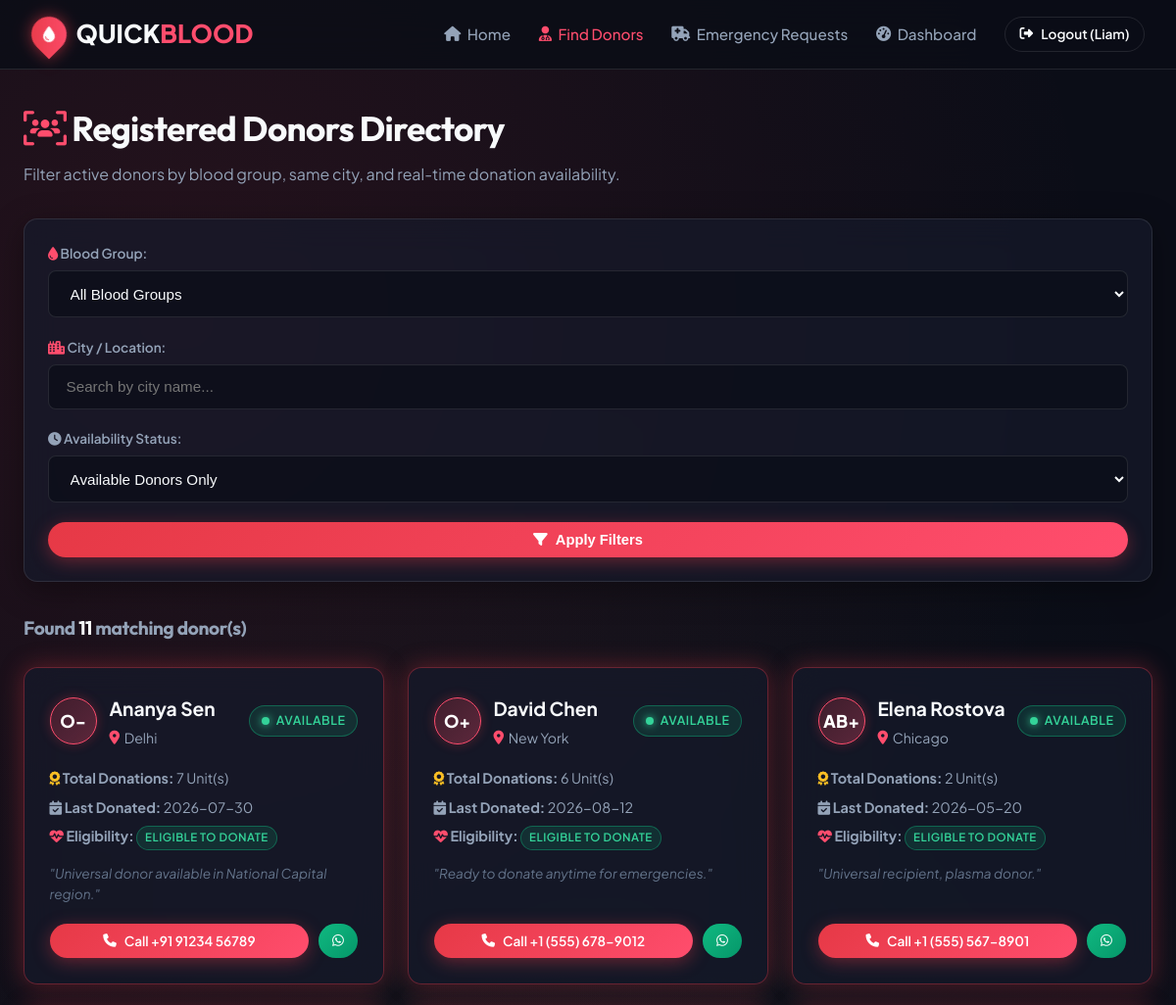
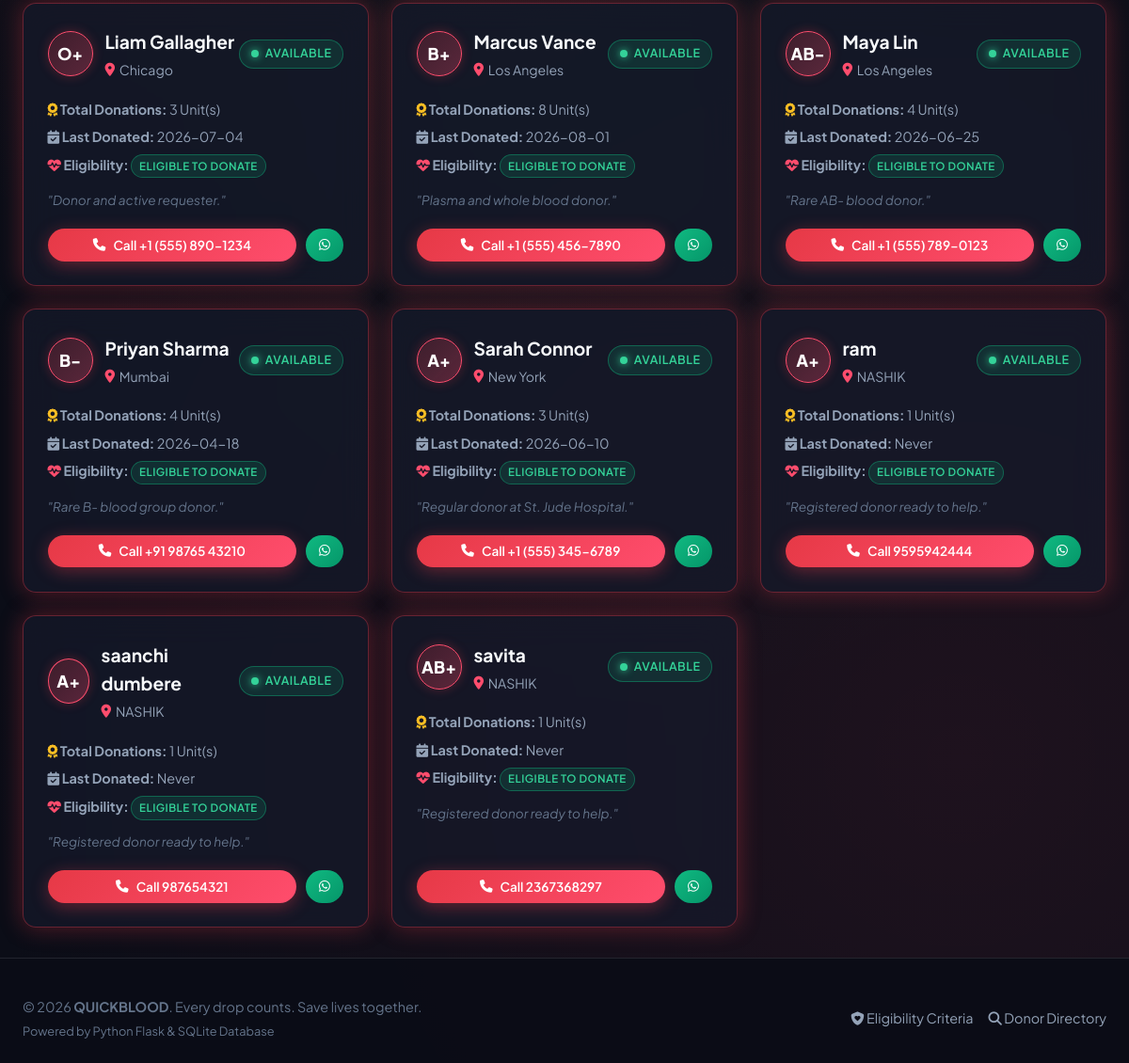
Screenshot of /donors (signed in) with the database file from the repository (2 pictures, top to bottom).
### app.py (models this page shows, shortened)
class User(db.Model):
    __tablename__ = 'users'
    id = db.Column(db.Integer, primary_key=True)
    name = db.Column(db.String(100), nullable=False)
    email = db.Column(db.String(120), unique=True, nullable=False)
    password_hash = db.Column(db.String(256), nullable=False)
    phone = db.Column(db.String(20), nullable=False)
    role = db.Column(db.String(20), nullable=False, default='Donor') # 'Donor', 'Receiver', 'Both'
    created_at = db.Column(db.DateTime, default=datetime.utcnow)
    donor_profile = db.relationship('DonorProfile', backref='user', uselist=False, cascade="all, delete-orphan")
    requests = db.relationship('BloodRequest', backref='requester', lazy=True, foreign_keys='BloodRequest.user_id')
    assigned_donations = db.relationship('BloodRequest', backref='assigned_donor', lazy=True, foreign_keys='BloodRequest.donor_id')
    donation_history = db.relationship('DonationRecord', backref='donor', lazy=True, foreign_keys='DonationRecord.donor_id', order_by='DonationRecord.donation_date.desc()')

class DonorProfile(db.Model):
    __tablename__ = 'donor_profiles'
    id = db.Column(db.Integer, primary_key=True)
    user_id = db.Column(db.Integer, db.ForeignKey('users.id'), nullable=False)
    blood_group = db.Column(db.String(5), nullable=False) # A+, A-, B+, B-, AB+, AB-, O+, O-
    city = db.Column(db.String(100), nullable=False)
    state = db.Column(db.String(100), nullable=True, default='')
    is_available = db.Column(db.Boolean, default=True, nullable=False)
    last_donated = db.Column(db.String(20), nullable=True, default='Never')
    units_donated = db.Column(db.Integer, default=1)
    notes = db.Column(db.String(250), nullable=True, default='Healthy donor ready to save lives.')
    updated_at = db.Column(db.DateTime, default=datetime.utcnow, onupdate=datetime.utcnow)
    @property
    def eligibility(self):
        if not self.last_donated or str(self.last_donated).strip().lower() in ['never', 'none', '']:
            return {
                'is_eligible': True,
                'days_since': None,
                'days_remaining': 0,
                'status_label': 'Eligible to Donate',
                'badge_class': 'status-available',
                'message': 'No recent donation on record. Ready to donate anytime.'
            }
        try:
            date_part = str(self.last_donated).strip()[:10]
            last_date = datetime.strptime(date_part, '%Y-%m-%d').date()
            today = datetime.utcnow().date()
            days_since = (today - last_date).days
            if days_since < 0:
                days_since = 0
            COOLING_DAYS = 56
            if days_since >= COOLING_DAYS:
                return {
                    'is_eligible': True,
                    'days_since': days_since,
                    'days_remaining': 0,
                    'status_label': 'Eligible to Donate',
                    'badge_class': 'status-available',
                    'message': f'56-day rest cycle completed ({days_since} days since last donation).'
                }
        except Exception:
            return {
                'is_eligible': True,
                'days_since': None,
                'days_remaining': 0,
                'status_label': 'Eligible to Donate',
                'badge_class': 'status-available',
                'message': 'Ready to donate.'
            }

### app.py (the view)
@app.route('/donors')
def donors():
    bg_filter = request.args.get('blood_group', '').strip()
    city_filter = request.args.get('city', '').strip()
    avail_filter = request.args.get('available_only', '1')
    query = db.session.query(DonorProfile, User).join(User, DonorProfile.user_id == User.id)
    if bg_filter:
        query = query.filter(DonorProfile.blood_group == bg_filter)
    if city_filter:
        query = query.filter(DonorProfile.city.ilike(f"%{city_filter}%"))
    if avail_filter == '1':
        query = query.filter(DonorProfile.is_available == True)
    donors_list = query.order_by(DonorProfile.is_available.desc(), User.name.asc()).all()
    cities = [c[0] for c in db.session.query(DonorProfile.city).distinct().order_by(DonorProfile.city).all()]
    return render_template(
        'donors.html',
        donors=donors_list,
        selected_bg=bg_filter,
        selected_city=city_filter,
        available_only=avail_filter,
        cities=cities
    )

### app.py (called while the page is built)
@app.context_processor
def inject_current_user():
    user = None
    if 'user_id' in session:
        user = User.query.get(session['user_id'])
    return dict(current_user=user)

### templates/donors.html (shortened to what this page needs)
{% extends 'base.html' %}
{% block content %}
<div style="margin-bottom: 2rem;">
    <h1 style="font-size: 2.2rem; margin-bottom: 0.4rem;">
        <i class="fas fa-users-viewfinder" style="color:var(--accent-red);"></i> Registered Donors Directory
    </h1>
    <p style="color: var(--text-secondary);">
        Filter active donors by blood group, same city, and real-time donation availability.
    </p>
</div>
<div class="glass-card" style="padding: 1.5rem; margin-bottom: 2rem;">
    <form action="{{ url_for('donors') }}" method="GET" style="display: grid; grid-template-columns: repeat(auto-fit, minmax(200px, 1fr)) auto; gap: 1.2rem; align-items: end;">
        <div>
            <label class="form-label"><i class="fas fa-droplet" style="color:var(--accent-red);"></i> Blood Group:</label>
            <select name="blood_group" class="form-control auto-submit">
                <option value="">All Blood Groups</option>
            </select>
        </div>
        <div>
            <label class="form-label"><i class="fas fa-city" style="color:var(--accent-red);"></i> City / Location:</label>
            <input type="text" name="city" value="{{ selected_city }}" class="form-control" placeholder="Search by city name..." list="cities-list">
        </div>
        <div>
            <label class="form-label"><i class="fas fa-clock"></i> Availability Status:</label>
            <select name="available_only" class="form-control auto-submit">
                <option value="1" {% if available_only == '1' %}selected{% endif %}>Available Donors Only</option>
            </select>
        </div>
        <div>
            <button type="submit" class="btn btn-primary" style="width: 100%;">
                <i class="fas fa-filter"></i> Apply Filters
            </button>
        </div>
    </form>
</div>
<div style="display:flex; justify-content:space-between; align-items:center; margin-bottom:1rem;">
    <h3 style="font-size: 1.2rem; color: var(--text-secondary);">
        Found <strong style="color: var(--text-primary);">{{ donors|length }}</strong> matching donor(s)
    </h3>
</div>
{% if donors %}
    <div class="donors-grid">
        {% for donor, user in donors %}
            <div class="glass-card donor-card {% if donor.is_available %}glass-card-glow{% endif %}">
                <div class="donor-card-header">
                    <div style="display: flex; align-items: center; gap: 0.8rem;">
                        <span class="blood-pill">{{ donor.blood_group }}</span>
                        <div>
                            <div class="donor-info-name">{{ user.name }}</div>
                            <div class="donor-location">
                                <i class="fas fa-location-dot" style="color: var(--accent-red);"></i> {{ donor.city }}
                            </div>
                        </div>
                    </div>
                    {% if donor.is_available %}
                        <span class="status-badge status-available">
                            <span class="status-dot"></span> Available
                        </span>
                    {% else %}
                        <span class="status-badge status-unavailable">
                            Unavailable
                        </span>
                    {% endif %}
                </div>
                <div class="donor-card-body">
                    <div><i class="fas fa-award" style="color: #FBBF24;"></i> <strong>Total Donations:</strong> {{ donor.units_donated or 0 }} Unit(s)</div>
                    <div><i class="fas fa-calendar-check"></i> <strong>Last Donated:</strong> {{ donor.last_donated or 'Never' }}</div>
                    <div><i class="fas fa-heart-pulse" style="color: var(--accent-red);"></i> <strong>Eligibility:</strong> <span class="status-badge {{ donor.eligibility.badge_class }}" style="font-size: 0.72rem; padding: 0.15rem 0.5rem;">{{ donor.eligibility.status_label }}</span></div>
                    <div style="margin-top:0.4rem; font-style: italic; color: var(--text-muted); font-size:0.85rem;">
                        "{{ donor.notes or 'Ready to save lives whenever called.' }}"
                    </div>
                </div>
                <div class="donor-card-footer">
                    <a href="tel:{{ user.phone }}" class="btn btn-primary btn-sm" style="flex: 1;">
                        <i class="fas fa-phone"></i> Call {{ user.phone }}
                    </a>
                    <a href="https://wa.me/{{ user.phone|replace(' ', '')|replace('+', '')|replace('-', '') }}" target="_blank" class="btn btn-success btn-sm" title="Message on WhatsApp">
                        <i class="fab fa-whatsapp"></i>
                    </a>
                </div>
            </div>
        {% endfor %}
    </div>
{% endif %}
{% endblock %}

### templates/base.html (shortened to what this page needs)
<!DOCTYPE html>
<html lang="en">
<head>
    <link rel="stylesheet" href="https://cdnjs.cloudflare.com/ajax/libs/font-awesome/6.4.0/css/all.min.css">
    <link rel="stylesheet" href="{{ url_for('static', filename='css/styles.css') }}">
</head>
<body>
    <nav class="navbar">
        <div class="nav-container">
            <a href="{{ url_for('index') }}" class="brand-logo">
                <div class="brand-drop-icon">
                    <i class="fas fa-droplet"></i>
                </div>
                <span>QUICK<span style="color: var(--accent-red);">BLOOD</span></span>
            </a>
            <ul class="nav-links">
                <li>
                    <a href="{{ url_for('index') }}" class="nav-link {% if request.endpoint == 'index' %}active{% endif %}">
                        <i class="fas fa-house"></i> Home
                    </a>
                </li>
                <li>
                    <a href="{{ url_for('donors') }}" class="nav-link {% if request.endpoint == 'donors' %}active{% endif %}">
                        <i class="fas fa-user-doctor"></i> Find Donors
                    </a>
                </li>
                <li>
                    <a href="{{ url_for('requests_feed') }}" class="nav-link {% if request.endpoint == 'requests_feed' %}active{% endif %}">
                        <i class="fas fa-truck-medical"></i> Emergency Requests
                    </a>
                </li>
                {% if current_user %}
                    <li>
                        <a href="{{ url_for('dashboard') }}" class="nav-link {% if request.endpoint == 'dashboard' %}active{% endif %}">
                            <i class="fas fa-gauge-high"></i> Dashboard
                        </a>
                    </li>
                    <li>
                        <a href="{{ url_for('logout') }}" class="btn btn-outline btn-sm">
                            <i class="fas fa-right-from-bracket"></i> Logout ({{ current_user.name.split(' ')[0] }})
                        </a>
                    </li>
                {% endif %}
            </ul>
        </div>
    </nav>
    <main class="main-wrapper">
        {% block content %}{% endblock %}
    </main>
    <footer class="footer">
        <div class="footer-content">
            <div>
                <p>&copy; 2026 <strong>QUICKBLOOD</strong>. Every drop counts. Save lives together.</p>
                <p style="font-size:0.8rem; color: var(--text-muted); margin-top:0.2rem;">Powered by Python Flask & SQLite Database</p>
            </div>
            <div style="display:flex; gap:1rem;">
                <a href="#" data-modal-target="eligibility-modal" style="color:var(--text-secondary);"><i class="fas fa-shield-heart"></i> Eligibility Criteria</a>
                <a href="{{ url_for('donors') }}" style="color:var(--text-secondary);"><i class="fas fa-search"></i> Donor Directory</a>
            </div>
        </div>
    </footer>
</body>
</html>

### rows the page displays
User: name "Liam"
DonorProfile: blood_group "O-", name "Ananya Sen", city "Delhi", is_available True (drawn), units_donated "7", last_donated "2026-07-30", eligibility.status_label "ELIGIBLE TO DONATE", notes "Universal donor available in National Capital region.", phone "+91 91234 56789"
DonorProfile: blood_group "O+", name "David Chen", city "New York", is_available True (drawn), units_donated "6", last_donated "2026-08-12", eligibility.status_label "ELIGIBLE TO DONATE", notes "Ready to donate anytime for emergencies.", phone "+1 (555) 678-9012"
DonorProfile: blood_group "AB+", name "Elena Rostova", city "Chicago", is_available True (drawn), units_donated "2", last_donated "2026-05-20", eligibility.status_label "ELIGIBLE TO DONATE", notes "Universal recipient, plasma donor.", phone "+1 (555) 567-8901"
DonorProfile: blood_group "O+", name "Liam Gallagher", city "Chicago", is_available True (drawn), units_donated "3", last_donated "2026-07-04", eligibility.status_label "ELIGIBLE TO DONATE", notes "Donor and active requester.", phone "+1 (555) 890-1234"
DonorProfile: blood_group "B+", name "Marcus Vance", city "Los Angeles", is_available True (drawn), units_donated "8", last_donated "2026-08-01", eligibility.status_label "ELIGIBLE TO DONATE", notes "Plasma and whole blood donor.", phone "+1 (555) 456-7890"
DonorProfile: blood_group "AB-", name "Maya Lin", city "Los Angeles", is_available True (drawn), units_donated "4", last_donated "2026-06-25", eligibility.status_label "ELIGIBLE TO DONATE", notes "Rare AB- blood donor.", phone "+1 (555) 789-0123"
DonorProfile: blood_group "B-", name "Priyan Sharma", city "Mumbai", is_available True (drawn), units_donated "4", last_donated "2026-04-18", eligibility.status_label "ELIGIBLE TO DONATE", notes "Rare B- blood group donor.", phone "+91 98765 43210"
DonorProfile: blood_group "A+", name "Sarah Connor", city "New York", is_available True (drawn), units_donated "3", last_donated "2026-06-10", eligibility.status_label "ELIGIBLE TO DONATE", notes "Regular donor at St. Jude Hospital.", phone "+1 (555) 345-6789"
DonorProfile: blood_group "A+", name "ram", city "NASHIK", is_available True (drawn), units_donated "1", last_donated "Never", eligibility.status_label "ELIGIBLE TO DONATE", notes "Registered donor ready to help.", phone "9595942444"
DonorProfile: blood_group "A+", name "saanchi dumbere", city "NASHIK", is_available True (drawn), units_donated "1", last_donated "Never", eligibility.status_label "ELIGIBLE TO DONATE", notes "Registered donor ready to help.", phone "987654321"
DonorProfile: blood_group "AB+", name "savita", city "NASHIK", is_available True (drawn), units_donated "1", last_donated "Never", eligibility.status_label "ELIGIBLE TO DONATE", notes "Registered donor ready to help.", phone "2367368297"

### other values shown
{{ donors|length }} "11"
